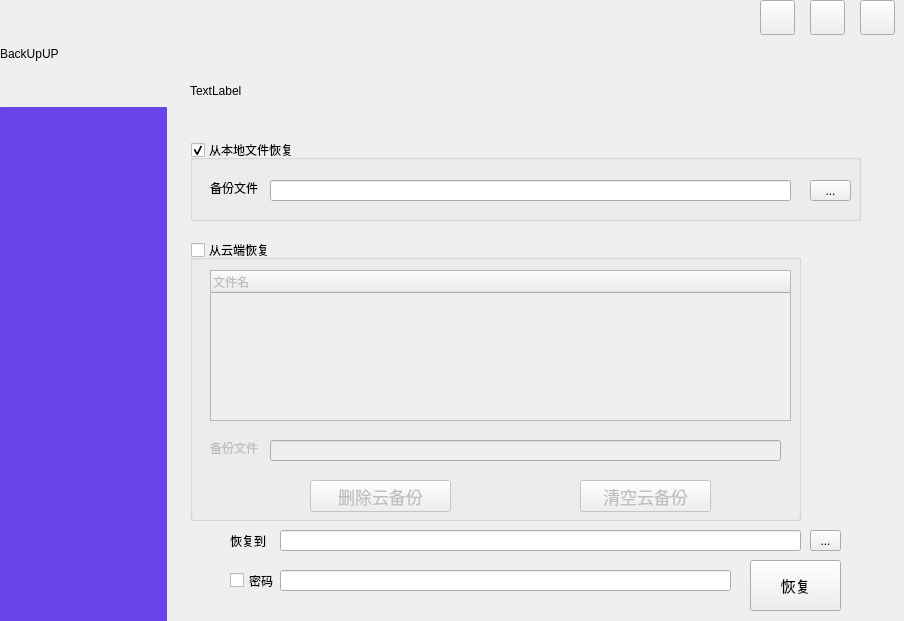
<?xml version="1.0" encoding="UTF-8"?>
<ui version="4.0">
 <class>Widget</class>
 <widget class="QWidget" name="Widget">
  <property name="geometry">
   <rect>
    <x>0</x>
    <y>0</y>
    <width>904</width>
    <height>621</height>
   </rect>
  </property>
  <property name="windowTitle">
   <string>Widget</string>
  </property>
  <property name="windowIcon">
   <iconset>
    <normaloff>pictures/backup.ico</normaloff>
    <normalon>:/img/pictures/backup.ico</normalon>pictures/backup.ico</iconset>
  </property>
  <property name="styleSheet">
   <string notr="true"/>
  </property>
  <widget class="QLabel" name="labelLogo">
   <property name="geometry">
    <rect>
     <x>0</x>
     <y>0</y>
     <width>167</width>
     <height>107</height>
    </rect>
   </property>
   <property name="styleSheet">
    <string notr="true"/>
   </property>
   <property name="text">
    <string>BackUpUP</string>
   </property>
  </widget>
  <widget class="QListWidget" name="listWidget">
   <property name="geometry">
    <rect>
     <x>0</x>
     <y>107</y>
     <width>167</width>
     <height>521</height>
    </rect>
   </property>
   <property name="styleSheet">
    <string notr="true">QListWidget
{
	background-color: rgb(104, 69, 232);
	color:white;
	font-size:20px;
	border-radius:1px;
}
QListWidget::item:hover
{
	show-decoration-selected:5;
	background:skyblue;
}
QListWidget::item:selected
{
	background:#F0F0F0;
	padding:0px;
	margin:0px;
	color:red;
	
}
</string>
   </property>
  </widget>
  <widget class="QPushButton" name="btnGit">
   <property name="geometry">
    <rect>
     <x>760</x>
     <y>0</y>
     <width>35</width>
     <height>35</height>
    </rect>
   </property>
   <property name="styleSheet">
    <string notr="true"/>
   </property>
   <property name="text">
    <string/>
   </property>
  </widget>
  <widget class="QPushButton" name="btnClose">
   <property name="geometry">
    <rect>
     <x>860</x>
     <y>0</y>
     <width>35</width>
     <height>35</height>
    </rect>
   </property>
   <property name="text">
    <string/>
   </property>
  </widget>
  <widget class="QPushButton" name="btnMin">
   <property name="geometry">
    <rect>
     <x>810</x>
     <y>0</y>
     <width>35</width>
     <height>35</height>
    </rect>
   </property>
   <property name="text">
    <string/>
   </property>
  </widget>
  <widget class="QStackedWidget" name="stackedWidget">
   <property name="geometry">
    <rect>
     <x>190</x>
     <y>40</y>
     <width>691</width>
     <height>571</height>
    </rect>
   </property>
   <property name="styleSheet">
    <string notr="true"/>
   </property>
   <property name="currentIndex">
    <number>2</number>
   </property>
   <widget class="QWidget" name="main">
    <widget class="QPushButton" name="btnGlobalBackup">
     <property name="geometry">
      <rect>
       <x>70</x>
       <y>290</y>
       <width>151</width>
       <height>61</height>
      </rect>
     </property>
     <property name="styleSheet">
      <string notr="true">QPushButton
{
	background-color: rgb(0, 212, 115);
	color: white;
	font-family:&quot;Microsoft YaHei&quot;;
	font-size:28px;
	border-radius:6px;
	font-weight:bold;
}
QPushButton:hover
{
	
	background-color: rgb(0, 232, 155);
	border-style:inset;
	padding-left:0.3px;
	padding-top:0.3px;
}</string>
     </property>
     <property name="text">
      <string>备份</string>
     </property>
    </widget>
    <widget class="QPushButton" name="btnGlobalRestore">
     <property name="geometry">
      <rect>
       <x>430</x>
       <y>290</y>
       <width>151</width>
       <height>61</height>
      </rect>
     </property>
     <property name="styleSheet">
      <string notr="true">QPushButton
{
	background-color: rgb(0, 212, 115);
	color: white;
	font-family:&quot;Microsoft YaHei&quot;;
	font-size:28px;
	border-radius:6px;
	font-weight:bold;
}
QPushButton:hover
{
	
	background-color: rgb(0, 232, 155);
	border-style:inset;
	padding-left:0.3px;
	padding-top:0.3px;
}</string>
     </property>
     <property name="text">
      <string>恢复</string>
     </property>
    </widget>
    <widget class="QLabel" name="label0">
     <property name="geometry">
      <rect>
       <x>10</x>
       <y>40</y>
       <width>641</width>
       <height>193</height>
      </rect>
     </property>
     <property name="text">
      <string>首页</string>
     </property>
    </widget>
    <zorder>label0</zorder>
    <zorder>btnGlobalBackup</zorder>
    <zorder>btnGlobalRestore</zorder>
   </widget>
   <widget class="QWidget" name="page1">
    <widget class="QLabel" name="label1">
     <property name="geometry">
      <rect>
       <x>0</x>
       <y>0</y>
       <width>441</width>
       <height>101</height>
      </rect>
     </property>
     <property name="styleSheet">
      <string notr="true">QPushButton
{
	background-color: rgb(0, 212, 115);
	color: white;
	font-family:&quot;Microsoft YaHei&quot;;
	font-size:16px;
	border-radius:6px;
	font-weight:bold;
}
QPushButton:hover
{
	
	background-color: rgb(0, 232, 155);
	border-style:inset;
	padding-left:0.3px;
	padding-top:0.3px;
}</string>
     </property>
     <property name="text">
      <string>备份页</string>
     </property>
    </widget>
    <widget class="QTreeWidget" name="backupFileList">
     <property name="geometry">
      <rect>
       <x>0</x>
       <y>150</y>
       <width>651</width>
       <height>241</height>
      </rect>
     </property>
     <property name="acceptDrops">
      <bool>true</bool>
     </property>
     <column>
      <property name="text">
       <string>名称</string>
      </property>
     </column>
     <column>
      <property name="text">
       <string>路径</string>
      </property>
     </column>
    </widget>
    <widget class="QToolButton" name="addFileButton">
     <property name="geometry">
      <rect>
       <x>0</x>
       <y>110</y>
       <width>101</width>
       <height>26</height>
      </rect>
     </property>
     <property name="styleSheet">
      <string notr="true"/>
     </property>
     <property name="text">
      <string>添加文件</string>
     </property>
     <property name="icon">
      <iconset>
       <normaloff>pictures/addFile.png</normaloff>
       <normalon>:/img/pictures/addFile.png</normalon>pictures/addFile.png</iconset>
     </property>
     <property name="toolButtonStyle">
      <enum>Qt::ToolButtonTextBesideIcon</enum>
     </property>
    </widget>
    <widget class="QToolButton" name="addDirectoryButton">
     <property name="geometry">
      <rect>
       <x>160</x>
       <y>110</y>
       <width>111</width>
       <height>26</height>
      </rect>
     </property>
     <property name="text">
      <string>添加目录</string>
     </property>
     <property name="icon">
      <iconset>
       <normaloff>pictures/addDictionary.png</normaloff>
       <normalon>:/img/pictures/addDictionary.png</normalon>pictures/addDictionary.png</iconset>
     </property>
     <property name="toolButtonStyle">
      <enum>Qt::ToolButtonTextBesideIcon</enum>
     </property>
     <property name="autoRaise">
      <bool>false</bool>
     </property>
    </widget>
    <widget class="QToolButton" name="deleteFileButton">
     <property name="geometry">
      <rect>
       <x>330</x>
       <y>110</y>
       <width>81</width>
       <height>26</height>
      </rect>
     </property>
     <property name="text">
      <string>删除</string>
     </property>
     <property name="icon">
      <iconset>
       <normaloff>pictures/delete.png</normaloff>
       <normalon>:/img/pictures/delete.png</normalon>pictures/delete.png</iconset>
     </property>
     <property name="toolButtonStyle">
      <enum>Qt::ToolButtonTextBesideIcon</enum>
     </property>
    </widget>
    <widget class="QToolButton" name="clearFileButton">
     <property name="geometry">
      <rect>
       <x>490</x>
       <y>110</y>
       <width>81</width>
       <height>26</height>
      </rect>
     </property>
     <property name="text">
      <string>清空</string>
     </property>
     <property name="icon">
      <iconset>
       <normaloff>pictures/empty.png</normaloff>
       <normalon>:/img/pictures/empty.png</normalon>pictures/empty.png</iconset>
     </property>
     <property name="toolButtonStyle">
      <enum>Qt::ToolButtonTextBesideIcon</enum>
     </property>
    </widget>
    <widget class="QLabel" name="label">
     <property name="geometry">
      <rect>
       <x>30</x>
       <y>440</y>
       <width>61</width>
       <height>21</height>
      </rect>
     </property>
     <property name="text">
      <string>备份到</string>
     </property>
    </widget>
    <widget class="QLineEdit" name="backupFileDirectoryLineEdit">
     <property name="geometry">
      <rect>
       <x>100</x>
       <y>440</y>
       <width>541</width>
       <height>21</height>
      </rect>
     </property>
    </widget>
    <widget class="QLabel" name="label_2">
     <property name="geometry">
      <rect>
       <x>10</x>
       <y>400</y>
       <width>61</width>
       <height>21</height>
      </rect>
     </property>
     <property name="text">
      <string>备份文件名</string>
     </property>
    </widget>
    <widget class="QLineEdit" name="backupFilenameLineEdit">
     <property name="geometry">
      <rect>
       <x>100</x>
       <y>400</y>
       <width>541</width>
       <height>21</height>
      </rect>
     </property>
     <property name="mouseTracking">
      <bool>false</bool>
     </property>
    </widget>
    <widget class="QToolButton" name="browseButton">
     <property name="geometry">
      <rect>
       <x>650</x>
       <y>440</y>
       <width>41</width>
       <height>21</height>
      </rect>
     </property>
     <property name="text">
      <string>...</string>
     </property>
    </widget>
    <widget class="QToolButton" name="startBackupButton">
     <property name="geometry">
      <rect>
       <x>410</x>
       <y>480</y>
       <width>141</width>
       <height>61</height>
      </rect>
     </property>
     <property name="font">
      <font>
       <family>黑体</family>
       <pointsize>14</pointsize>
      </font>
     </property>
     <property name="text">
      <string>开始备份</string>
     </property>
     <property name="icon">
      <iconset>
       <normaloff>pictures/begin.png</normaloff>
       <normalon>:/img/pictures/begin.png</normalon>pictures/begin.png</iconset>
     </property>
     <property name="iconSize">
      <size>
       <width>32</width>
       <height>32</height>
      </size>
     </property>
     <property name="toolButtonStyle">
      <enum>Qt::ToolButtonTextBesideIcon</enum>
     </property>
    </widget>
    <widget class="QToolButton" name="backupSchemeButton">
     <property name="geometry">
      <rect>
       <x>140</x>
       <y>480</y>
       <width>141</width>
       <height>61</height>
      </rect>
     </property>
     <property name="font">
      <font>
       <family>黑体</family>
       <pointsize>14</pointsize>
      </font>
     </property>
     <property name="text">
      <string>备份方案</string>
     </property>
     <property name="icon">
      <iconset resource="res.qrc">
       <normaloff>:/img/pictures/backupscheme.png</normaloff>
       <normalon>:/img/pictures/backupscheme.png</normalon>:/img/pictures/backupscheme.png</iconset>
     </property>
     <property name="iconSize">
      <size>
       <width>32</width>
       <height>32</height>
      </size>
     </property>
     <property name="toolButtonStyle">
      <enum>Qt::ToolButtonTextBesideIcon</enum>
     </property>
    </widget>
   </widget>
   <widget class="QWidget" name="page2">
    <widget class="QLabel" name="label2">
     <property name="geometry">
      <rect>
       <x>0</x>
       <y>0</y>
       <width>441</width>
       <height>101</height>
      </rect>
     </property>
     <property name="text">
      <string>TextLabel</string>
     </property>
    </widget>
    <widget class="QGroupBox" name="localGroupBox">
     <property name="geometry">
      <rect>
       <x>0</x>
       <y>100</y>
       <width>671</width>
       <height>81</height>
      </rect>
     </property>
     <property name="title">
      <string>从本地文件恢复</string>
     </property>
     <property name="checkable">
      <bool>true</bool>
     </property>
     <property name="checked">
      <bool>true</bool>
     </property>
     <widget class="QLabel" name="label_3">
      <property name="geometry">
       <rect>
        <x>20</x>
        <y>40</y>
        <width>51</width>
        <height>16</height>
       </rect>
      </property>
      <property name="text">
       <string>备份文件</string>
      </property>
     </widget>
     <widget class="QLineEdit" name="localFileRestoreLineEdit">
      <property name="geometry">
       <rect>
        <x>80</x>
        <y>40</y>
        <width>521</width>
        <height>21</height>
       </rect>
      </property>
     </widget>
     <widget class="QToolButton" name="browseLocalFile">
      <property name="geometry">
       <rect>
        <x>620</x>
        <y>40</y>
        <width>41</width>
        <height>21</height>
       </rect>
      </property>
      <property name="text">
       <string>...</string>
      </property>
     </widget>
    </widget>
    <widget class="QGroupBox" name="cloudGroupBox">
     <property name="geometry">
      <rect>
       <x>0</x>
       <y>200</y>
       <width>611</width>
       <height>281</height>
      </rect>
     </property>
     <property name="title">
      <string>从云端恢复</string>
     </property>
     <property name="checkable">
      <bool>true</bool>
     </property>
     <property name="checked">
      <bool>false</bool>
     </property>
     <widget class="QTreeWidget" name="cloudFileList">
      <property name="geometry">
       <rect>
        <x>20</x>
        <y>30</y>
        <width>581</width>
        <height>151</height>
       </rect>
      </property>
      <column>
       <property name="text">
        <string>文件名</string>
       </property>
      </column>
     </widget>
     <widget class="QLabel" name="label_4">
      <property name="geometry">
       <rect>
        <x>20</x>
        <y>200</y>
        <width>51</width>
        <height>16</height>
       </rect>
      </property>
      <property name="text">
       <string>备份文件</string>
      </property>
     </widget>
     <widget class="QLineEdit" name="cloudFileRestoreLineEdit">
      <property name="geometry">
       <rect>
        <x>80</x>
        <y>200</y>
        <width>511</width>
        <height>21</height>
       </rect>
      </property>
     </widget>
     <widget class="QToolButton" name="clearCloudBackupFileButton">
      <property name="geometry">
       <rect>
        <x>390</x>
        <y>240</y>
        <width>131</width>
        <height>32</height>
       </rect>
      </property>
      <property name="font">
       <font>
        <family>黑体</family>
        <pointsize>13</pointsize>
       </font>
      </property>
      <property name="text">
       <string>清空云备份</string>
      </property>
      <property name="icon">
       <iconset resource="res.qrc">
        <normaloff>:/img/pictures/empty.png</normaloff>
        <normalon>:/img/pictures/empty.png</normalon>:/img/pictures/empty.png</iconset>
      </property>
      <property name="iconSize">
       <size>
        <width>32</width>
        <height>32</height>
       </size>
      </property>
      <property name="toolButtonStyle">
       <enum>Qt::ToolButtonTextBesideIcon</enum>
      </property>
     </widget>
     <widget class="QToolButton" name="deleteCloudBackupFileButton">
      <property name="geometry">
       <rect>
        <x>120</x>
        <y>240</y>
        <width>141</width>
        <height>32</height>
       </rect>
      </property>
      <property name="font">
       <font>
        <family>黑体</family>
        <pointsize>13</pointsize>
       </font>
      </property>
      <property name="text">
       <string>删除云备份</string>
      </property>
      <property name="icon">
       <iconset resource="res.qrc">
        <normaloff>:/img/pictures/delete.png</normaloff>
        <normalon>:/img/pictures/delete.png</normalon>:/img/pictures/delete.png</iconset>
      </property>
      <property name="iconSize">
       <size>
        <width>32</width>
        <height>32</height>
       </size>
      </property>
      <property name="toolButtonStyle">
       <enum>Qt::ToolButtonTextBesideIcon</enum>
      </property>
     </widget>
    </widget>
    <widget class="QLabel" name="label_5">
     <property name="geometry">
      <rect>
       <x>40</x>
       <y>490</y>
       <width>41</width>
       <height>21</height>
      </rect>
     </property>
     <property name="text">
      <string>恢复到</string>
     </property>
    </widget>
    <widget class="QLineEdit" name="backupFileRestoreDirectoryLineEdit">
     <property name="geometry">
      <rect>
       <x>90</x>
       <y>490</y>
       <width>521</width>
       <height>21</height>
      </rect>
     </property>
    </widget>
    <widget class="QToolButton" name="browseRestoreDirectoryButton">
     <property name="geometry">
      <rect>
       <x>620</x>
       <y>490</y>
       <width>31</width>
       <height>21</height>
      </rect>
     </property>
     <property name="text">
      <string>...</string>
     </property>
    </widget>
    <widget class="QCheckBox" name="passwordCheckBox_2">
     <property name="geometry">
      <rect>
       <x>40</x>
       <y>530</y>
       <width>51</width>
       <height>21</height>
      </rect>
     </property>
     <property name="text">
      <string>密码</string>
     </property>
    </widget>
    <widget class="QLineEdit" name="passwordLineEdit_2">
     <property name="geometry">
      <rect>
       <x>90</x>
       <y>530</y>
       <width>451</width>
       <height>21</height>
      </rect>
     </property>
    </widget>
    <widget class="QToolButton" name="startRestoreButton">
     <property name="geometry">
      <rect>
       <x>560</x>
       <y>520</y>
       <width>91</width>
       <height>51</height>
      </rect>
     </property>
     <property name="font">
      <font>
       <family>黑体</family>
       <pointsize>11</pointsize>
      </font>
     </property>
     <property name="text">
      <string>恢复</string>
     </property>
     <property name="icon">
      <iconset>
       <normaloff>pictures/begin.png</normaloff>
       <normalon>:/img/pictures/begin.png</normalon>pictures/begin.png</iconset>
     </property>
     <property name="iconSize">
      <size>
       <width>32</width>
       <height>32</height>
      </size>
     </property>
     <property name="toolButtonStyle">
      <enum>Qt::ToolButtonTextBesideIcon</enum>
     </property>
    </widget>
   </widget>
   <widget class="QWidget" name="page3">
    <widget class="QLabel" name="label3">
     <property name="geometry">
      <rect>
       <x>0</x>
       <y>0</y>
       <width>441</width>
       <height>101</height>
      </rect>
     </property>
     <property name="text">
      <string>TextLabel</string>
     </property>
    </widget>
    <widget class="QTreeWidget" name="taskList">
     <property name="geometry">
      <rect>
       <x>0</x>
       <y>101</y>
       <width>681</width>
       <height>361</height>
      </rect>
     </property>
     <property name="styleSheet">
      <string notr="true"> QTreeView::item {
        height: 30px;
        width:30px
 }</string>
     </property>
     <column>
      <property name="text">
       <string>备份名称</string>
      </property>
      <property name="font">
       <font>
        <kerning>false</kerning>
       </font>
      </property>
     </column>
     <column>
      <property name="text">
       <string>备份时间</string>
      </property>
     </column>
     <column>
      <property name="text">
       <string>加密</string>
      </property>
     </column>
     <column>
      <property name="text">
       <string>上传到云端</string>
      </property>
     </column>
     <column>
      <property name="text">
       <string>完整路径</string>
      </property>
     </column>
    </widget>
    <widget class="QToolButton" name="deleteTaskButton">
     <property name="geometry">
      <rect>
       <x>20</x>
       <y>490</y>
       <width>120</width>
       <height>50</height>
      </rect>
     </property>
     <property name="font">
      <font>
       <family>黑体</family>
       <pointsize>13</pointsize>
      </font>
     </property>
     <property name="text">
      <string>删除</string>
     </property>
     <property name="icon">
      <iconset resource="res.qrc">
       <normaloff>:/img/pictures/delete.png</normaloff>
       <normalon>:/img/pictures/delete.png</normalon>:/img/pictures/delete.png</iconset>
     </property>
     <property name="iconSize">
      <size>
       <width>32</width>
       <height>32</height>
      </size>
     </property>
     <property name="toolButtonStyle">
      <enum>Qt::ToolButtonTextBesideIcon</enum>
     </property>
    </widget>
    <widget class="QToolButton" name="clearTaskButton">
     <property name="geometry">
      <rect>
       <x>210</x>
       <y>490</y>
       <width>120</width>
       <height>50</height>
      </rect>
     </property>
     <property name="font">
      <font>
       <family>黑体</family>
       <pointsize>13</pointsize>
      </font>
     </property>
     <property name="text">
      <string>清空</string>
     </property>
     <property name="icon">
      <iconset resource="res.qrc">
       <normaloff>:/img/pictures/empty.png</normaloff>
       <normalon>:/img/pictures/empty.png</normalon>:/img/pictures/empty.png</iconset>
     </property>
     <property name="iconSize">
      <size>
       <width>32</width>
       <height>32</height>
      </size>
     </property>
     <property name="toolButtonStyle">
      <enum>Qt::ToolButtonTextBesideIcon</enum>
     </property>
    </widget>
    <widget class="QToolButton" name="checkButton">
     <property name="geometry">
      <rect>
       <x>390</x>
       <y>490</y>
       <width>201</width>
       <height>50</height>
      </rect>
     </property>
     <property name="font">
      <font>
       <family>黑体</family>
       <pointsize>13</pointsize>
      </font>
     </property>
     <property name="text">
      <string>校验本地/云端文件</string>
     </property>
     <property name="icon">
      <iconset resource="res.qrc">
       <normaloff>:/img/pictures/check.png</normaloff>
       <normalon>:/img/pictures/check.png</normalon>:/img/pictures/check.png</iconset>
     </property>
     <property name="iconSize">
      <size>
       <width>32</width>
       <height>32</height>
      </size>
     </property>
     <property name="toolButtonStyle">
      <enum>Qt::ToolButtonTextBesideIcon</enum>
     </property>
    </widget>
   </widget>
  </widget>
 </widget>
 <resources>
  <include location="res.qrc"/>
 </resources>
 <connections/>
</ui>
